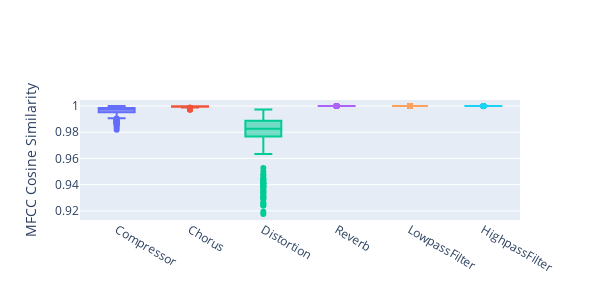

The cell this chart's notebook holds for it:
### Code cell
fig_name = 'mfcc_cosine_similarity_box_plot'
fig      = go.Figure()

for i, cos_sim_result in enumerate(cosine_sim_results):
    fig.add_box(
        x    = np.ones(len(cos_sim_result[1])) * i,
        y    = cos_sim_result[1],
        name = cos_sim_result[0]
    )

fig.update_layout(
    width       = 600,
    height      = 300,
    yaxis_title = 'MFCC Cosine Similarity',
    showlegend  = False,
    xaxis       = dict(
        tickvals= np.arange(0, len(lst_fx)),
        ticktext= lst_fx
    )
    
)

fig.write_image('../results/{}.pdf'.format(fig_name))
fig.show()

### Figure 1 — Plotly figure (JSON) as saved in the notebook; plotly's stock layout.template omitted (floating-point values rounded to 4 significant figures; data arrays with more than 128 entries replaced by an {"elided": "..."} marker saying what was removed)
{"data": [{"name": "Compressor", "type": "box", "x": {"elided": "320 int values"}, "y": {"elided": "320 float values"}}, {"name": "Chorus", "type": "box", "x": {"elided": "320 int values"}, "y": {"elided": "320 float values"}}, {"name": "Distortion", "type": "box", "x": {"elided": "320 int values"}, "y": {"elided": "320 float values"}}, {"name": "Reverb", "type": "box", "x": {"elided": "320 int values"}, "y": {"elided": "320 float values"}}, {"name": "LowpassFilter", "type": "box", "x": {"elided": "320 int values"}, "y": {"elided": "320 float values"}}, {"name": "HighpassFilter", "type": "box", "x": {"elided": "320 int values"}, "y": {"elided": "320 float values"}}], "layout": {"height": 300, "showlegend": false, "width": 600, "xaxis": {"ticktext": ["Compressor", "Chorus", "Distortion", "Reverb", "LowpassFilter", "HighpassFilter"], "tickvals": [0, 1, 2, 3, 4, 5]}, "yaxis": {"title": {"text": "MFCC Cosine Similarity"}}}}
